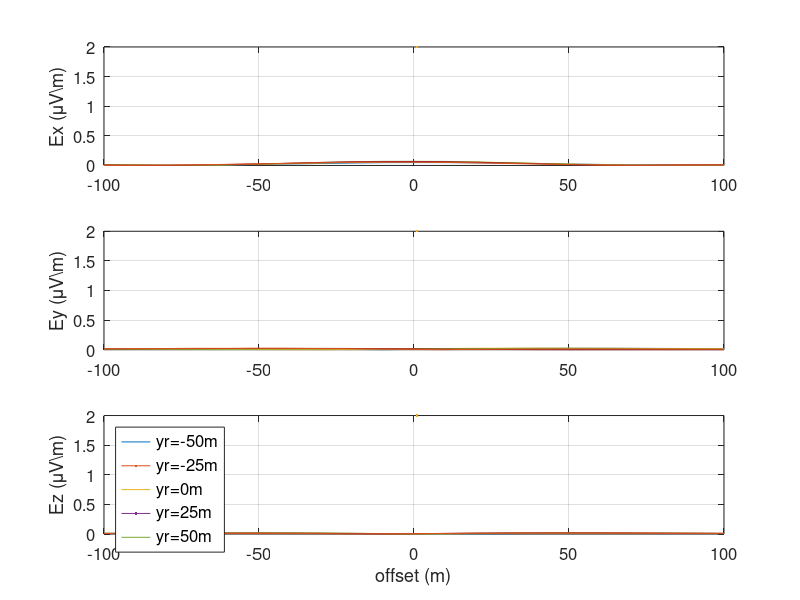

The MATLAB source for this figure:
load Obs.mat
% plot the response
y1 = reshape(Obs,[],3); 
nr = 5; 
y1 = y1*1e6; % [muV\m]
e1 = reshape(y1(:,1),nr,[]); 
e2 = reshape(y1(:,2),nr,[]); 
e3 = reshape(y1(:,3),nr,[]); 

figure('Color',[1 1 1]);
xr0 = -100:10:100; 
for j=1:nr
    subplot(311,'FontSize',12); grid on
    plot(xr0,e1(j,:),LineWidth=2); hold on
    ylabel('Ex (\muV\\m)'); 

    subplot(312,'FontSize',12); grid on
    plot(xr0,e2(j,:),LineWidth=2); hold on
    ylabel('Ey (\muV\\m)'); 

    subplot(313,'FontSize',12); grid on
    plot(xr0,e3(j,:),LineWidth=2); hold on
    ylabel('Ez (\muV\\m)'); xlabel('offset (m)')
end
legend('yr=-50m','yr=-25m','yr=0m','yr=25m','yr=50m','FontSize',12,'location','northwest');
set(gcf,'position',[0 0 800 600]);
print(gcf,'-r300','-dpng','Fig8.png');
